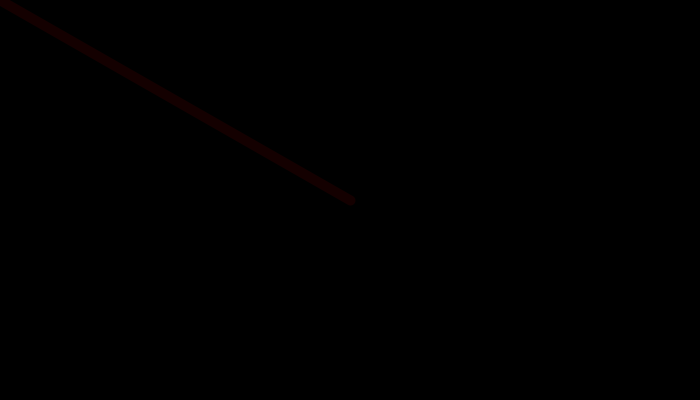
Frame 1 (no input)
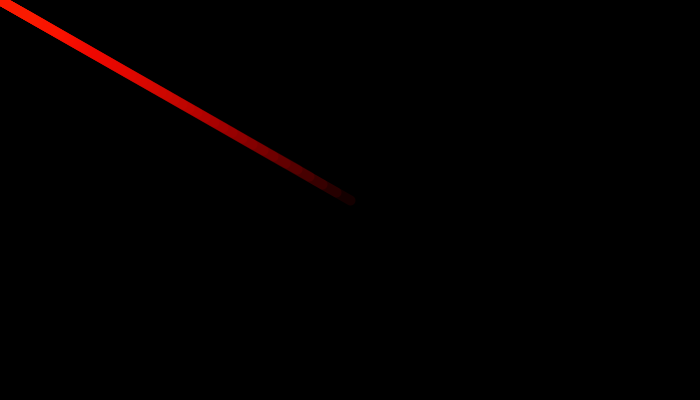
Frame 60 (the mouse pressed at the canvas centre just before this capture)
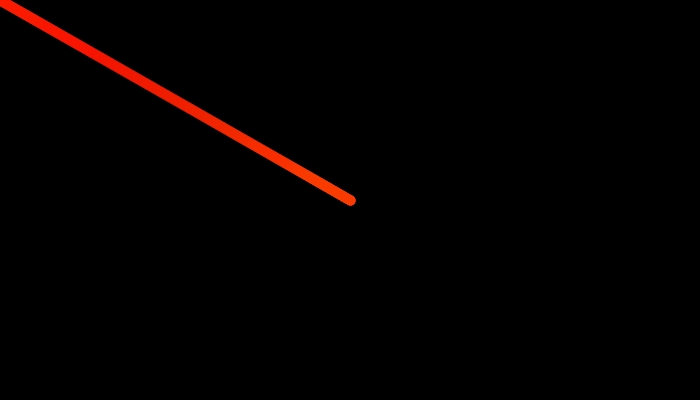
Frame 120 (the mouse held since frame 60 and released just before this capture)

The Processing sketch that drew these frames (run headless with seeded random() and noise(); from frame 60 on, the mouse is pressed at the canvas centre):

// Processing sketch: processing_33642
// ── processing_33642.pde

int mysize = 100;
float A = 350;
float B = 200;
float R = 0;

void setup ()
{
  size (700,400);
  background (0);
  colorMode (HSB);

  //shininess (5.0);
  
}
//looks nicer, not directly influencing the ellipse, chasing the mouse rather than me controlling it. 
void draw ()
{
 
   stroke (0);
   strokeWeight (1);
  // ellipse (A, B, mysize, 100);
   stroke (R, 255, 255, 20);
   strokeWeight (10);
   line (mouseX, mouseY , A, B);
  
  A = A + (mouseX - A)/25.0;
  B = B + (mouseY - B)/25.0;
  R = R + 0.1;
  
  
}
void mousePressed (){

  
}

void mouseMoved (){


}
